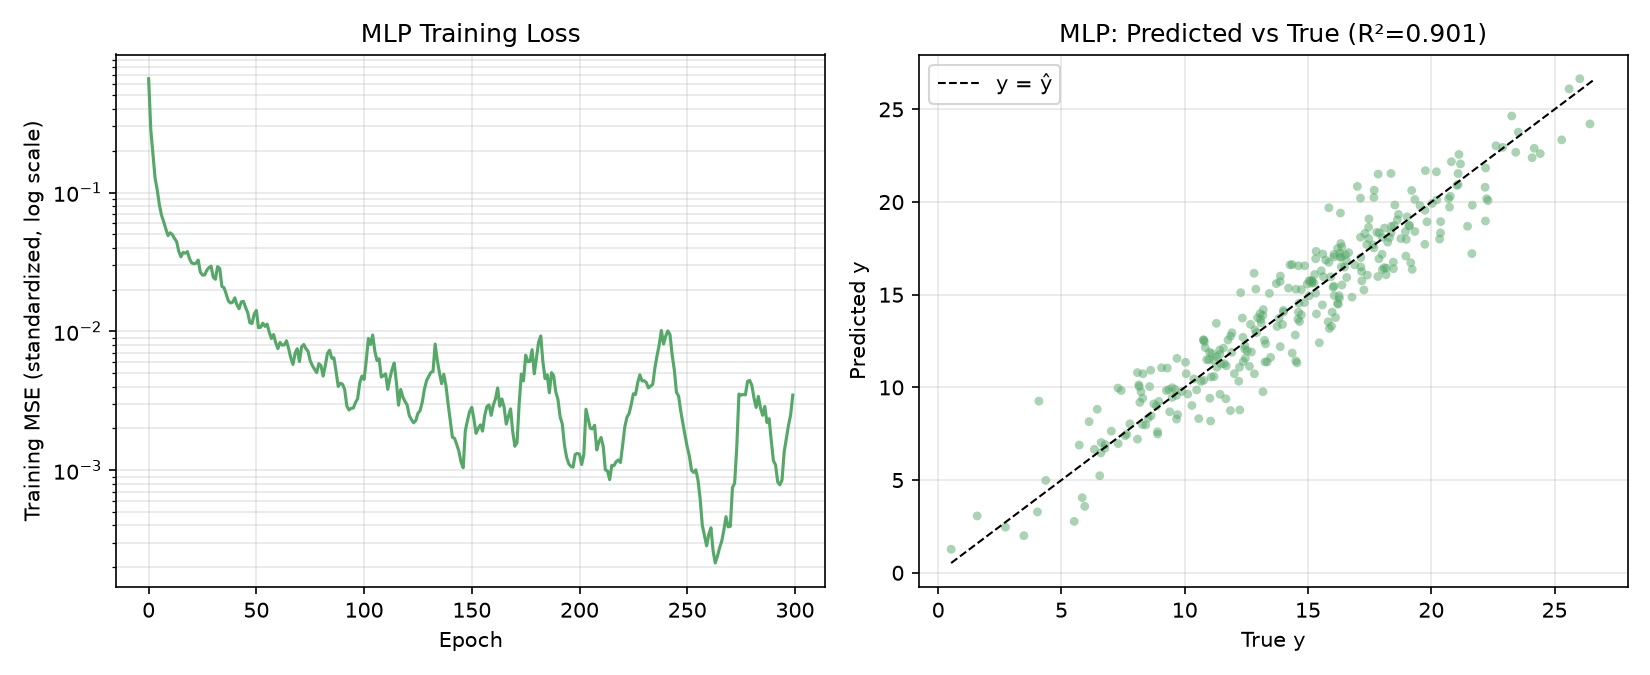

Write Python code to recreate this figure.
"""
延伸思考1：改变网络深度
"""

import numpy as np
import torch
import torch.nn as nn
from sklearn.datasets import make_friedman1
from sklearn.model_selection import train_test_split
from sklearn.preprocessing import StandardScaler
from sklearn.metrics import mean_squared_error, r2_score
import matplotlib.pyplot as plt

torch.manual_seed(42)
np.random.seed(42)

# ---------------------------------------------------------------
# 1. 数据生成（与任务 2.1 完全相同，保证两次实验可比）
# ---------------------------------------------------------------
X, y = make_friedman1(n_samples=1500, n_features=10, noise=1.0, random_state=42)

# ---------------------------------------------------------------
# 2. 划分训练集 / 测试集（同样的 random_state）
# ---------------------------------------------------------------
X_train, X_test, y_train, y_test = train_test_split(
    X, y, test_size=0.2, random_state=42
)

# ---------------------------------------------------------------
# 3. 标准化（同任务 2.1）
# ---------------------------------------------------------------
x_scaler = StandardScaler().fit(X_train)
y_scaler = StandardScaler().fit(y_train.reshape(-1, 1))

X_train_s = x_scaler.transform(X_train)
X_test_s = x_scaler.transform(X_test)
y_train_s = y_scaler.transform(y_train.reshape(-1, 1))
y_test_s = y_scaler.transform(y_test.reshape(-1, 1))

X_train_t = torch.tensor(X_train_s, dtype=torch.float32)
y_train_t = torch.tensor(y_train_s, dtype=torch.float32)
X_test_t = torch.tensor(X_test_s, dtype=torch.float32)
y_test_t = torch.tensor(y_test_s, dtype=torch.float32)

train_dataset = torch.utils.data.TensorDataset(X_train_t, y_train_t)
train_loader = torch.utils.data.DataLoader(train_dataset, batch_size=64, shuffle=True)

# ---------------------------------------------------------------
# 4. 模型定义：全连接神经网络（MLP）
#    结构：10 -> 64 (ReLU) -> 32 (ReLU) -> 1
#    比线性模型多了两个隐藏层和非线性激活函数
# ---------------------------------------------------------------
class MLPModel(nn.Module):
    def __init__(self, in_features, hidden1=64, hidden2 :int = 128,hidden3=32,hidden4=16 ):
        super().__init__()
        self.net = nn.Sequential(
            nn.Linear(in_features, hidden1),
            nn.ReLU(),
            nn.Linear(hidden1, hidden2),
            nn.ReLU(),
            nn.Linear(hidden2,hidden3),
            nn.ReLU(),
            nn.Linear(hidden3,hidden4),
            nn.ReLU(),
            nn.Linear(hidden4, 1),
        )

    def forward(self, x):
        return self.net(x)


model = MLPModel(in_features=X_train.shape[1])
n_params = sum(p.numel() for p in model.parameters())
print(f"MLP 可训练参数量: {n_params}")

criterion = nn.MSELoss()
optimizer = torch.optim.Adam(model.parameters(), lr=0.005)

# ---------------------------------------------------------------
# 5. 训练
# ---------------------------------------------------------------
epochs = 300
loss_history = []

for epoch in range(1, epochs + 1):
    model.train()
    epoch_losses = []
    for xb, yb in train_loader:
        optimizer.zero_grad()
        pred = model(xb)
        loss = criterion(pred, yb)
        loss.backward()
        optimizer.step()
        epoch_losses.append(loss.item())
    loss_history.append(np.mean(epoch_losses))

    if epoch % 50 == 0:
        print(f"Epoch {epoch:3d} | Train MSE (standardized): {loss_history[-1]:.4f}")

# ---------------------------------------------------------------
# 6. 测试集评估（还原到原始 y 尺度）
# ---------------------------------------------------------------
model.eval()
with torch.no_grad():
    pred_test_s = model(X_test_t).numpy()

pred_test = y_scaler.inverse_transform(pred_test_s).ravel()

mse = mean_squared_error(y_test, pred_test)
rmse = np.sqrt(mse)
mae = np.mean(np.abs(y_test - pred_test))
r2 = r2_score(y_test, pred_test)

print("\n===== 测试集结果 (MLP) =====")
print(f"MSE : {mse:.4f}")
print(f"RMSE: {rmse:.4f}")
print(f"MAE : {mae:.4f}")
print(f"R^2 : {r2:.4f}")

# ---------------------------------------------------------------
# 7. 可视化
# ---------------------------------------------------------------
fig, axes = plt.subplots(1, 2, figsize=(11, 4.5))

axes[0].plot(loss_history, color="#55A868")
axes[0].set_yscale("log")
axes[0].set_xlabel("Epoch")
axes[0].set_ylabel("Training MSE (standardized, log scale)")
axes[0].set_title("MLP Training Loss")
axes[0].grid(alpha=0.3, which="both")

axes[1].scatter(y_test, pred_test, alpha=0.5, s=18, color="#55A868", edgecolor="none")
lims = [min(y_test.min(), pred_test.min()), max(y_test.max(), pred_test.max())]
axes[1].plot(lims, lims, "k--", linewidth=1, label="y = ŷ")
axes[1].set_xlabel("True y")
axes[1].set_ylabel("Predicted y")
axes[1].set_title(f"MLP: Predicted vs True (R²={r2:.3f})")
axes[1].legend()
axes[1].grid(alpha=0.3)

plt.tight_layout()
plt.savefig("改变网络深度.png", dpi=150)
plt.show()
